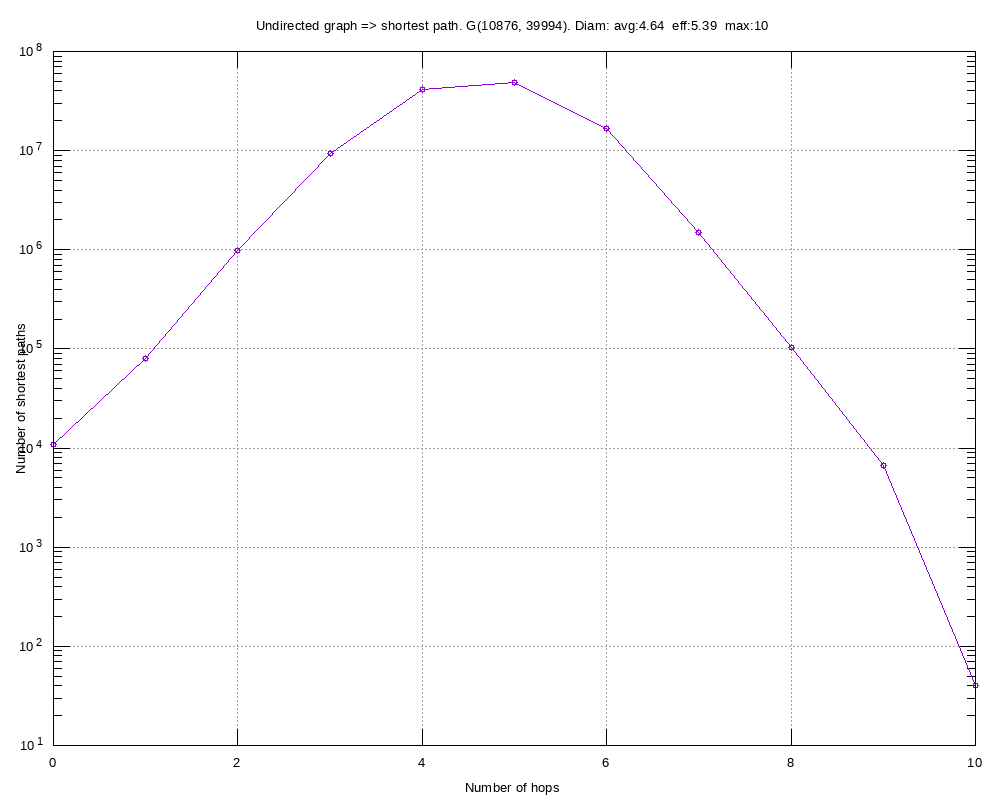

Recreate this plot in gnuplot.
#
# Undirected graph => shortest path. G(10876, 39994). Diam: avg:4.64  eff:5.39  max:10 (Wed Sep  4 19:24:31 2019)
#

set title "Undirected graph => shortest path. G(10876, 39994). Diam: avg:4.64  eff:5.39  max:10"
set key bottom right
set logscale y 10
set format y "10^{%L}"
set mytics 10
set grid
set xlabel "Number of hops"
set ylabel "Number of shortest paths"
set tics scale 2
set terminal png font arial 10 size 1000,800
set output 'diam.p2p-Gnutella04-subgraph-shortest-path-distribution.png'
plot 	"diam.p2p-Gnutella04-subgraph-shortest-path-distribution.tab" using 1:2 title "" with linespoints pt 6
